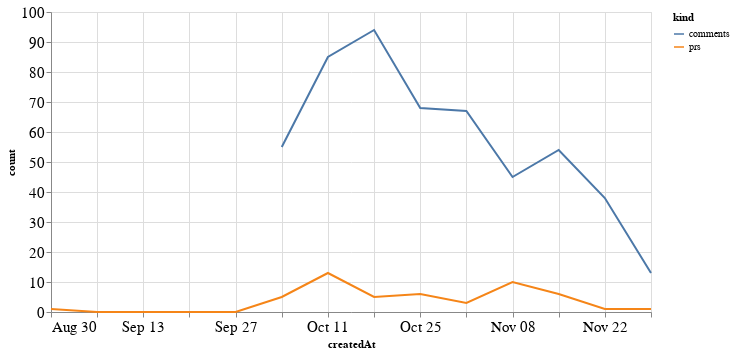

Notebook cell for this chart:
### Code cell
alt.Chart(total_time, width=600).mark_line().encode(
    x='createdAt',
    y='count',
    color='kind'
)

### Figure 1 — Vega-Lite specification as saved in the notebook (floating-point values rounded to 4 significant figures)
{"config": {"axisLeft": {"labelFontSize": 15}, "axisBottom": {"labelFontSize": 15}}, "data": {"name": "data-b28208b1a68bf4bb254a79b7ff236bef"}, "mark": "line", "encoding": {"color": {"type": "nominal", "field": "kind"}, "x": {"type": "temporal", "field": "createdAt"}, "y": {"type": "quantitative", "field": "count"}}, "width": 600, "$schema": "https://vega.github.io/schema/vega-lite/v4.8.1.json", "datasets": {"data-b28208b1a68bf4bb254a79b7ff236bef": [{"createdAt": "2020-08-30T00:00:00", "kind": "prs", "count": 1.0}, {"createdAt": "2020-09-06T00:00:00", "kind": "prs", "count": 0.0}, {"createdAt": "2020-09-13T00:00:00", "kind": "prs", "count": 0.0}, {"createdAt": "2020-09-20T00:00:00", "kind": "prs", "count": 0.0}, {"createdAt": "2020-09-27T00:00:00", "kind": "prs", "count": 0.0}, {"createdAt": "2020-10-04T00:00:00", "kind": "prs", "count": 5.0}, {"createdAt": "2020-10-11T00:00:00", "kind": "prs", "count": 13.0}, {"createdAt": "2020-10-18T00:00:00", "kind": "prs", "count": 5.0}, {"createdAt": "2020-10-25T00:00:00", "kind": "prs", "count": 6.0}, {"createdAt": "2020-11-01T00:00:00", "kind": "prs", "count": 3.0}, {"createdAt": "2020-11-08T00:00:00", "kind": "prs", "count": 10.0}, {"createdAt": "2020-11-15T00:00:00", "kind": "prs", "count": 6.0}, {"createdAt": "2020-11-22T00:00:00", "kind": "prs", "count": 1.0}, {"createdAt": "2020-11-29T00:00:00", "kind": "prs", "count": 1.0}, {"createdAt": "2020-08-30T00:00:00", "kind": "comments", "count": null}, {"createdAt": "2020-09-06T00:00:00", "kind": "comments", "count": null}, {"createdAt": "2020-09-13T00:00:00", "kind": "comments", "count": null}, {"createdAt": "2020-09-20T00:00:00", "kind": "comments", "count": null}, {"createdAt": "2020-09-27T00:00:00", "kind": "comments", "count": null}, {"createdAt": "2020-10-04T00:00:00", "kind": "comments", "count": 55.0}, {"createdAt": "2020-10-11T00:00:00", "kind": "comments", "count": 85.0}, {"createdAt": "2020-10-18T00:00:00", "kind": "comments", "count": 94.0}, {"createdAt": "2020-10-25T00:00:00", "kind": "comments", "count": 68.0}, {"createdAt": "2020-11-01T00:00:00", "kind": "comments", "count": 67.0}, {"createdAt": "2020-11-08T00:00:00", "kind": "comments", "count": 45.0}, {"createdAt": "2020-11-15T00:00:00", "kind": "comments", "count": 54.0}, {"createdAt": "2020-11-22T00:00:00", "kind": "comments", "count": 38.0}, {"createdAt": "2020-11-29T00:00:00", "kind": "comments", "count": 13.0}]}}
